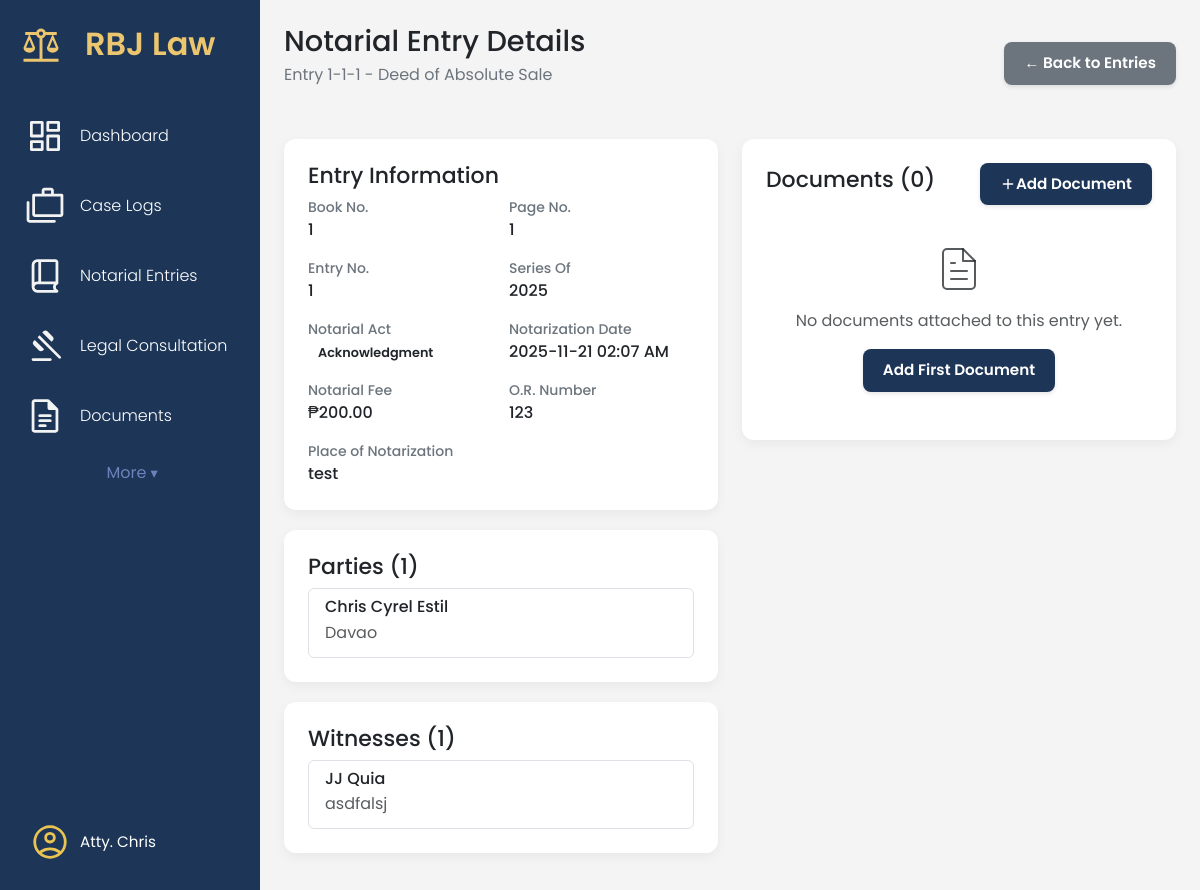
/notarial-entries/1 (signed in), run on the app's committed database.
### app/models/notarial_entry_mdl.py (models this page shows, shortened)
class NotarialEntry(db.Model):
    __tablename__ = 'notarial_entries'
    id = db.Column(db.Integer, primary_key=True)
    not_entry_num = db.Column(db.String(255), nullable=False)
    not_page_num = db.Column(db.String(255), nullable=False)
    not_book_num = db.Column(db.String(255), nullable=False)
    not_series = db.Column(db.Integer, nullable=False)
    not_title = db.Column(db.String(255), nullable=False)
    not_date = db.Column(db.DateTime, nullable=False, default=datetime.utcnow)
    not_type_act = db.Column(db.String(255), nullable=False)
    not_fee = db.Column(Numeric(10, 2), nullable=False)
    not_fee_or = db.Column(db.String(255), nullable=False)
    not_other_place = db.Column(db.String(255), nullable=True)
    not_comp_evidence_id = db.Column(db.String(150), nullable=True)
    transaction_item_id = db.Column(db.Integer, db.ForeignKey('transaction_items.id'), nullable=True)
    transaction_status = db.Column(db.String(50), default='no_transaction')  # no_transaction, unpaid, paid
    transaction_item = db.relationship('TransactionItem',
                                     foreign_keys=[transaction_item_id],
                                     backref='notary_entries',
                                     lazy=True)

class NotarialEntryParty(db.Model):
    __tablename__ = 'notarial_entry_parties'
    id = db.Column(db.Integer, primary_key=True)
    notarial_entry_id = db.Column(db.Integer, db.ForeignKey('notarial_entries.id'), nullable=False)
    party_name = db.Column(db.String(150), nullable=False)
    party_address = db.Column(db.String(150), nullable=False)
    notarial_entry = db.relationship('NotarialEntry', backref='parties', lazy=True)

class NotarialEntryWitness(db.Model):
    __tablename__ = 'notarial_entry_witnesses'
    id = db.Column(db.Integer, primary_key=True)
    notarial_entry_id = db.Column(db.Integer, db.ForeignKey('notarial_entries.id'), nullable=False)
    witness_name = db.Column(db.String(150), nullable=True)
    witness_address = db.Column(db.String(150), nullable=True)
    notarial_entry = db.relationship('NotarialEntry', backref='witnesses', lazy=True)

### app/routes/notarial_entries_routes.py (the view)
@notarial_entries_bp.route('/<int:entry_id>')
@login_required
def entry_details(entry_id):
    entry = NotarialEntryService.get_entry_by_id(entry_id)
    if not entry:
        flash('Notarial entry not found!', 'error')
        return redirect(url_for('notarial_entries.notarial_entries_page'))
    return render_template('notarial_entry_details.html', entry=entry)

### app/services/notarial_entry_service.py (called while the page is built)
    @staticmethod # Missing staticmethod decorator?
    def get_entry_by_id(entry_id):
         return NotarialEntry.query.options(
             joinedload(NotarialEntry.parties),
             joinedload(NotarialEntry.witnesses)
         ).filter_by(id=entry_id).first()

### app/templates/notarial_entry_details.html (shortened to what this page needs)
{% extends 'base.html' %}
{% block content %}
<main class="dashboard-content">
    <header class="dashboard-header">
        <div>
            <h1>Notarial Entry Details </h1>
            <p>Entry {{ entry.not_book_num }}-{{ entry.not_page_num }}-{{ entry.not_entry_num }} - {{ entry.not_title }}</p>
        </div>
        <div class="dashboard-actions">
            <a href="{{ url_for('notarial_entries.notarial_entries_page') }}" class="btn btn-secondary">
                ← Back to Entries
            </a>
        </div>
    </header>
    <div class="row">
        <div class="col-md-6">
            <section class="content-section">
                <div class="panel-card" style="margin-bottom: 20px;">
                    <h5 class="panel-card__title">Entry Information</h5>
                    <div class="detail-grid">
                        <div class="detail-item">
                            <span class="detail-label">Book No.</span>
                            <span class="detail-value">{{ entry.not_book_num }}</span>
                        </div>
                        <div class="detail-item">
                            <span class="detail-label">Page No.</span>
                            <span class="detail-value">{{ entry.not_page_num }}</span>
                        </div>
                        <div class="detail-item">
                            <span class="detail-label">Entry No.</span>
                            <span class="detail-value">{{ entry.not_entry_num }}</span>
                        </div>
                        <div class="detail-item">
                            <span class="detail-label">Series Of</span>
                            <span class="detail-value">{{ entry.not_series }}</span>
                        </div>
                        <div class="detail-item">
                            <span class="detail-label">Notarial Act</span>
                            <span class="detail-value">
                                <span class="status-tag status-tag--{{ entry.not_type_act|lower|replace(' ', '-') }}">
                                    {{ entry.not_type_act }}
                                </span>
                            </span>
                        </div>
                        <div class="detail-item">
                            <span class="detail-label">Notarization Date</span>
                            <span class="detail-value">{{ entry.not_date.strftime('%Y-%m-%d %I:%M %p') }}</span>
                        </div>
                        <div class="detail-item">
                            <span class="detail-label">Notarial Fee</span>
                            <span class="detail-value">₱{{ "%.2f"|format(entry.not_fee) }}</span>
                        </div>
                        <div class="detail-item">
                            <span class="detail-label">O.R. Number</span>
                            <span class="detail-value">{{ entry.not_fee_or }}</span>
                        </div>
                        {% if entry.not_other_place %}
                        <div class="detail-item">
                            <span class="detail-label">Place of Notarization</span>
                            <span class="detail-value">{{ entry.not_other_place }}</span>
                        </div>
                        {% endif %}
                    </div>
                </div>
                <div class="panel-card" style="margin-bottom: 20px;">
                    <h5 class="panel-card__title">Parties ({{ entry.parties|length }})</h5>
                    <div class="list-group">
                        {% for party in entry.parties %}
                        <div class="list-group-item">
                            <h6 class="mb-1">{{ party.party_name }}</h6>
                            <p class="mb-1 text-muted">{{ party.party_address }}</p>
                        </div>
                        {% endfor %}
                    </div>
                </div>
                {% if entry.witnesses %}
                <div class="panel-card" style="margin-bottom: 20px;">
                    <h5 class="panel-card__title">Witnesses ({{ entry.witnesses|length }})</h5>
                    <div class="list-group">
                        {% for witness in entry.witnesses %}
                        <div class="list-group-item">
                            <h6 class="mb-1">{{ witness.witness_name }}</h6>
                            {% if witness.witness_address %}
                            <p class="mb-1 text-muted">{{ witness.witness_address }}</p>
                            {% endif %}
                        </div>
                        {% endfor %}
                    </div>
                </div>
                {% endif %}
            </section>
        </div>
        <div class="col-md-6">
            <section class="content-section">
                <div class="panel-card">
                    <div class="d-flex justify-content-between align-items-center mb-3">
                        <h5 class="panel-card__title">Documents ({{ documents|length }})</h5>
                        <button type="button" class="btn btn-primary" data-bs-toggle="modal" data-bs-target="#documentModal">
                            <svg xmlns="http://www.w3.org/2000/svg" width="16" height="16" viewBox="0 0 24 24" fill="none" stroke="currentColor" stroke-width="2" stroke-linecap="round" stroke-linejoin="round">
                                <line x1="12" y1="5" x2="12" y2="19"></line>
                                <line x1="5" y1="12" x2="19" y2="12"></line>
                            </svg>
                            Add Document
                        </button>
                    </div>
                    {% if documents %}
                    <div class="table-wrapper">
                        <table class="table document-table">
                            <thead>
                                <tr>
                                    <th>Document</th>
                                    <th>Type</th>
                                    <th>Size</th>
                                    <th>Uploaded</th>
                                    <th>Actions</th>
                                </tr>
                            </thead>
                            <tbody>
                                {% for document in documents %}
                                <tr>
                                    <td>
                                        <div class="d-flex align-items-center">
                                            <div class="file-icon me-2">
                                                <svg xmlns="http://www.w3.org/2000/svg" width="20" height="20" viewBox="0 0 24 24" fill="none" stroke="currentColor" stroke-width="2" stroke-linecap="round" stroke-linejoin="round">
                                                    <path d="M13 2H6a2 2 0 0 0-2 2v16a2 2 0 0 0 2 2h12a2 2 0 0 0 2-2V9z"></path>
                                                    <polyline points="13 2 13 9 20 9"></polyline>
                                                </svg>
                                            </div>
                                            <div>
                                                <strong>{{ document.filename }}</strong>
                                                {% if document.notes %}
                                                <br>
                                                <small class="text-muted">{{ document.notes }}</small>
                                                {% endif %}
                                            </div>
                                        </div>
                                    </td>
                                    <td>
                                        <span class="badge bg-secondary">{{ document.document_type or 'Unknown' }}</span>
                                    </td>
                                    <td>
                                        <small class="text-muted">{{ document.formatted_file_size }}</small>
                                    </td>
                                    <td>
                                        <small class="text-muted">{{ document.uploaded_at.strftime('%Y-%m-%d') }}</small>
                                    </td>
                                    <td>
                                        <div class="action-buttons">
                                            <a href="{{ url_for('documents.download_document', document_id=document.id) }}"
                                               class="btn-action btn-action--info" title="Download">
                                                <svg xmlns="http://www.w3.org/2000/svg" width="16" height="16" viewBox="0 0 24 24" fill="none" stroke="currentColor" stroke-width="2" stroke-linecap="round" stroke-linejoin="round">
                                                    <path d="M21 15v4a2 2 0 0 1-2 2H5a2 2 0 0 1-2-2v-4"></path>
                                                    <polyline points="7 10 12 15 17 10"></polyline>
                                                    <line x1="12" y1="15" x2="12" y2="3"></line>
                                                </svg>
                                            </a>
                                            <form method="POST" action="{{ url_for('documents.delete_document', document_id=document.id) }}"
                                                  style="display: inline;"
                                                  onsubmit="return confirm('Are you sure you want to delete this document?');">
                                                <button type="submit" class="btn-action btn-action--danger" title="Delete">
                                                    <svg xmlns="http://www.w3.org/2000/svg" width="16" height="16" viewBox="0 0 24 24" fill="none" stroke="currentColor" stroke-width="2" stroke-linecap="round" stroke-linejoin="round">
                                                        <polyline points="3 6 5 6 21 6"></polyline>
                                                        <path d="M19 6v14a2 2 0 0 1-2 2H7a2 2 0 0 1-2-2V6m3 0V4a2 2 0 0 1 2-2h4a2 2 0 0 1 2 2v2"></path>
                                                    </svg>
                                                </button>
                                            </form>
                                        </div>
                                    </td>
                                </tr>
                                {% endfor %}
                            </tbody>
                        </table>
                    </div>
                    {% else %}
                    <div class="text-center py-4">
                        <p class="text-muted">No documents attached to this entry yet.</p>
                        <button type="button" class="btn btn-primary" data-bs-toggle="modal" data-bs-target="#documentModal">
                            Add First Document
                        </button>
                    </div>
                    {% endif %}
                </div>
            </section>
        </div>
    </div>
</main>
{% endblock %}

### app/static/css/components/sidebar.css (style rules this page uses)
body { min-height: 100vh; background-color: aliceblue; }

### app/static/css/base/_variable.css (style rules this page uses)
:root { --color-bg-primary: #F4F4F4; --color-bg-secondary: #FFFFFF; --color-bg-search: #E9ECEF; --color-text-primary: #212529; --color-text-secondary: #6C757D; --color-text-white: #FFFFFF; --color-card-blue: #1D3557; --color-card-gold: #ecc56f; --color-card-green: #2A9D49; --shadow-light: 0 4px 12px rgba(0, 0, 0, 0.05); --border-radius-m: 12px; --border-radius-s: 8px; }

### app/static/css/components/_dashboard.css (style rules this page uses)
.dashboard-content { padding: 24px; }
.dashboard-header { display: flex; justify-content: space-between; align-items: center; margin-bottom: 24px; padding-bottom: 12px; border-bottom: 1px solid var(--color-border-light); }
.dashboard-header h1 { margin: 0; font-size: 1.8rem; color: var(--color-text-primary); }
.dashboard-header p { margin-top: 4px; color: var(--color-text-secondary); }
.panel-card { background-color: var(--color-bg-secondary); padding: 24px; border-radius: var(--border-radius-m); box-shadow: var(--shadow-light); }
.panel-card__title { font-size: 22px; }
body { background-color: var(--color-bg-primary); font-family: -apple-system, BlinkMacSystemFont, "Segoe UI", Roboto, Helvetica, Arial, sans-serif; }

### app/static/css/components/_status-tag.css (style rules this page uses)
.status-tag { font-size: 0.8rem; font-weight: 600; padding: 4px 10px; border-radius: 20px; text-align: center; flex-shrink: 0; min-width: 80px; }

### app/static/css/components/_button.css (style rules this page uses)
.btn { display: inline-flex; align-items: center; justify-content: center; padding: 10px 20px; border: none; border-radius: 8px; cursor: pointer; font-weight: 600; font-size: 0.95rem; transition: all 0.2s ease; text-decoration: none; box-shadow: 0 2px 4px rgba(0, 0, 0, 0.1); }

### app/templates/notarial_entry_details.html (style rules this page uses)
.detail-grid { display: grid; grid-template-columns: 1fr 1fr; gap: 1rem; }
.detail-item { display: flex; flex-direction: column; }
.detail-label { font-size: 0.875rem; color: #6c757d; font-weight: 500; }
.detail-value { font-weight: 500; }

### data on the page
NotarialEntry: not_book_num "1", not_page_num "1", not_entry_num "1", not_title "Deed of Absolute Sale", not_series "2025", not_type_act "Acknowledgment", not_date "2025-11-21 02:07 AM", not_fee "200.00", not_fee_or "123", not_other_place "test"
NotarialEntryParty: party_name "Chris Cyrel Estil", party_address "Davao"
NotarialEntryWitness: witness_name "JJ Quia", witness_address "asdfalsj"

### other printed values
{{ entry.parties|length }} "1"
{{ entry.witnesses|length }} "1"
{{ documents|length }} "0"
